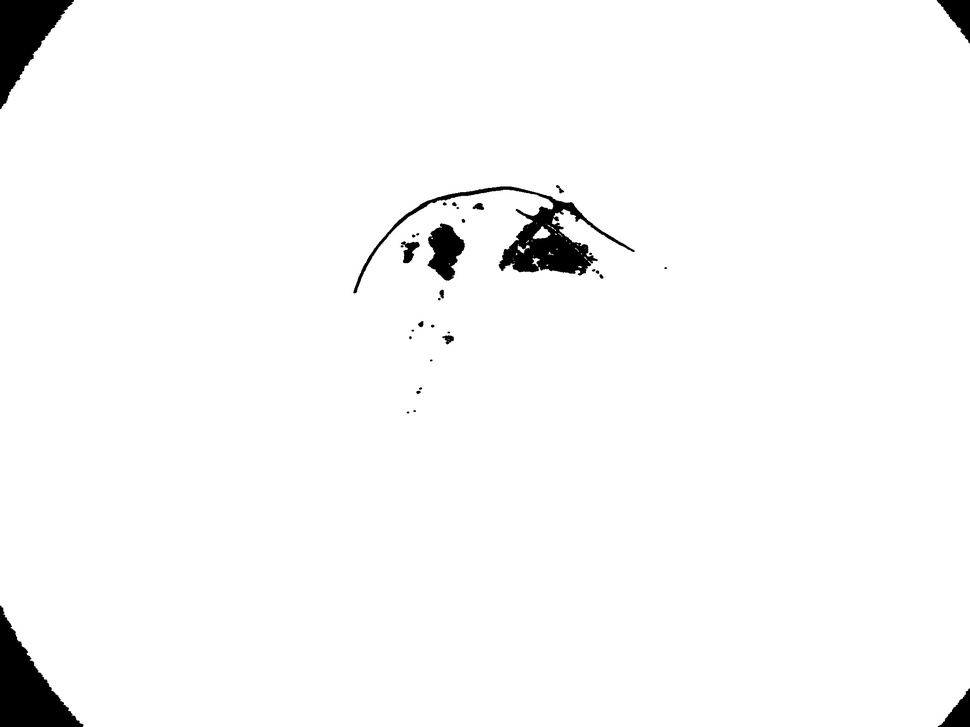
#> input picture pre_processing/test/close.jpg, 970 x 727 px, shrunk from 2048 x 1536 before the run
$ python -i crop.py   (imports and definitions only)
#> lines starting #> are read from the running program, lines starting #| are printed output that depends on the picture; after the words box and inside, x2 and y2 are one past the last pixel; in counts of white or black regions, pixels touching at a corner belong together
#> further down, picture is the input picture: shape (727, 970, 3); min 0, max 255, mean 249.1
# crop.py
import numpy as np
import cv2

def isolate_dermato_circle_adaptive(
    img,
    thresh_circle=60,          # seuil pour trouver le disque clair
    shrink_factor=0.9,         # pour enlever un peu le bord sombre
    crop=True,
    border_dark_thresh=30,     # seuil "noir" pour les bords
    border_ratio_trigger=0.2,  # % de pixels noirs sur les bords pour déclencher le cercle
    border_width_ratio=0.05    # largeur relative de la bande de bord (5%)
):
    """
    img : image RGB (np.ndarray, HxWx3)

    Retourne :
        - img_out : image RGB avec le cercle isolé (et éventuellement croppée)
        - mask_out : masque 0/255 correspondant au cercle
    """
#> called with thresh_circle = 60, shrink_factor = 0.9, crop = True, border_dark_thresh = 30, border_ratio_trigger = 0.2, border_width_ratio = 0.05

    h, w = img.shape[:2]
#> h = 727; w = 970
    # ICI on suppose que l'image est RGB
    gray = cv2.cvtColor(img, cv2.COLOR_RGB2GRAY)

    # ---- 0) Vérifier s'il y a vraiment un cadre noir ----
    bw = int(min(h, w) * border_width_ratio)
#> bw = 36
    border_mask = np.zeros_like(gray, dtype=bool)
    border_mask[:bw, :] = True      # haut
    border_mask[-bw:, :] = True     # bas
    border_mask[:, :bw] = True      # gauche
    border_mask[:, -bw:] = True     # droite

    dark_border = (gray < border_dark_thresh) & border_mask
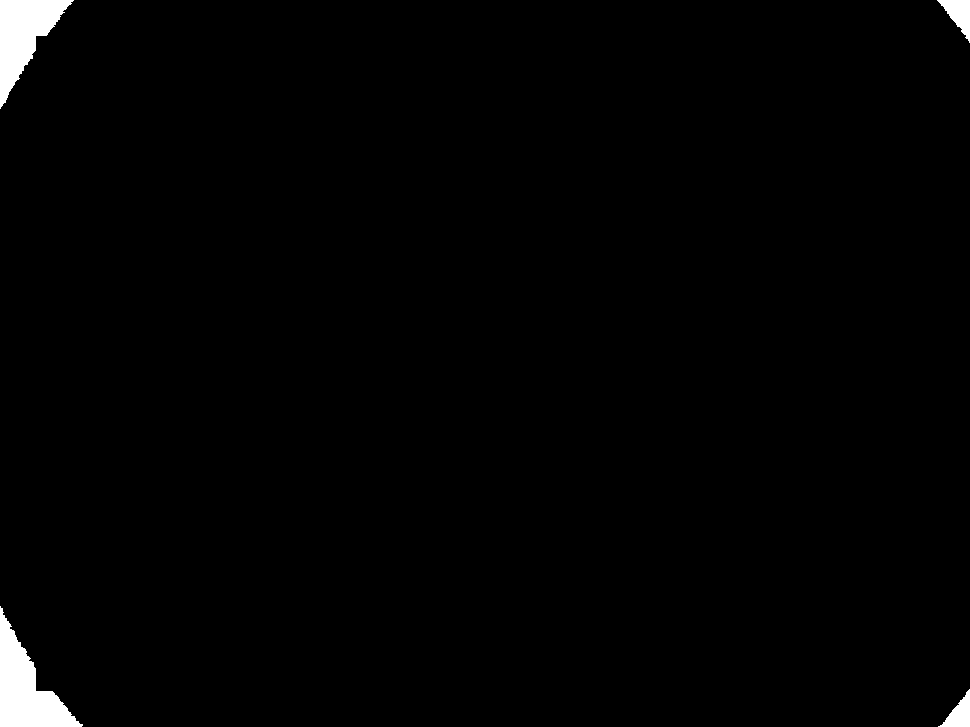
#> dark_border: shape (727, 970) bool; 1.3% white; 4 white regions, box (x1, y1, x2, y2) and area: (0, 606, 83, 727) 4341, (0, 0, 74, 109) 3722, (937, 0, 970, 43) 692, (938, 689, 970, 727) 583
    dark_ratio = dark_border.sum() / border_mask.sum()
#> dark_ratio = 0.0798

    # Si peu de pixels vraiment noirs sur les bords -> pas de cercle
    if dark_ratio < border_ratio_trigger:
        mask_full = np.ones((h, w), dtype=np.uint8) * 255
        return img.copy(), mask_full

    # ---- 1) Détection du disque clair ----
    _, mask = cv2.threshold(gray, thresh_circle, 255, cv2.THRESH_BINARY)

    num_labels, labels, stats, _ = cv2.connectedComponentsWithStats(mask)
    if num_labels <= 1:
        mask_full = np.ones((h, w), dtype=np.uint8) * 255
        return img.copy(), mask_full

    areas = stats[1:, cv2.CC_STAT_AREA]
    main_label = 1 + np.argmax(areas)
    mask_big = (labels == main_label).astype(np.uint8) * 255

    ys, xs = np.where(mask_big == 255)
    cx = int(xs.mean())
    cy = int(ys.mean())
    r = int(np.sqrt(((xs - cx) ** 2 + (ys - cy) ** 2).max()))
    r = int(r * shrink_factor)

    Y, X = np.ogrid[:h, :w]
    circle_mask = ((X - cx) ** 2 + (Y - cy) ** 2) <= r * r
    circle_mask = (circle_mask * 255).astype(np.uint8)

    output = img.copy()
    # On met le fond en blanc
    output[circle_mask == 0] = 255

    if crop:
        ys, xs = np.where(circle_mask == 255)
        top, bottom = ys.min(), ys.max() + 1
        left, right = xs.min(), xs.max() + 1
        output = output[top:bottom, left:right]
        circle_mask = circle_mask[top:bottom, left:right]

    return output, circle_mask

>>> import cv2
>>> picture = cv2.cvtColor(cv2.imread('test/close.jpg'), cv2.COLOR_BGR2RGB)
>>> result = isolate_dermato_circle_adaptive(picture)
